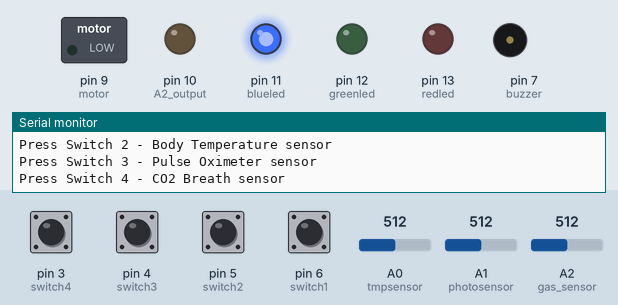
A sketch run on a simulated Arduino Uno, built with avr-gcc and run on an emulated ATmega328P. Parts: switched loads named in the sketch (green lamp = pin HIGH), output pins drawn as LEDs (lit = HIGH), buzzer (waves = sounding, pin HIGH), the last lines printed to the serial monitor. Dashed ring = blinking. The inputs (shaded band) are chosen by the test bench; at power-on: pin 3 (switch4), pin 4 (switch3), pin 5 (switch2), pin 6 (switch1) LOW, A2 (gas_sensor) = 512, A0 (tmpsensor) = 512, A1 (photosensor) = 512.

Above: at 1.3 s.
1.4 s: pin 3 (switch4) pulled HIGH for 0.15 s
At 1.49 s:
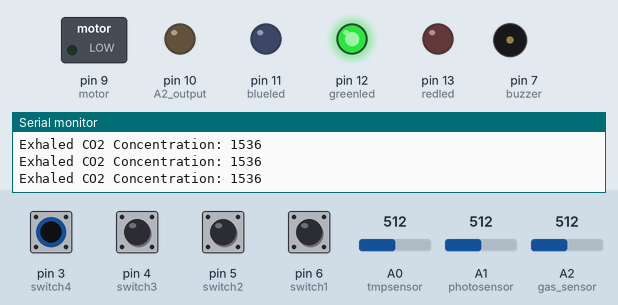
3.0 s: pin 4 (switch3) pulled HIGH for 0.15 s
At 3.08 s:
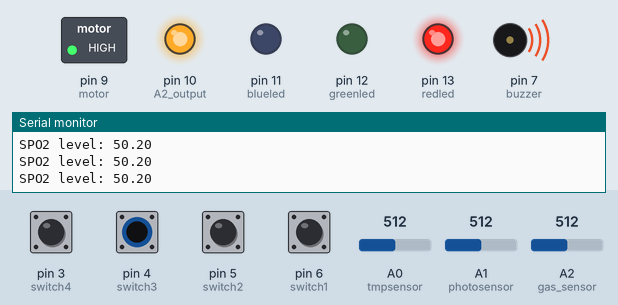
4.6 s: pin 5 (switch2) pulled HIGH for 0.15 s
At 4.68 s:
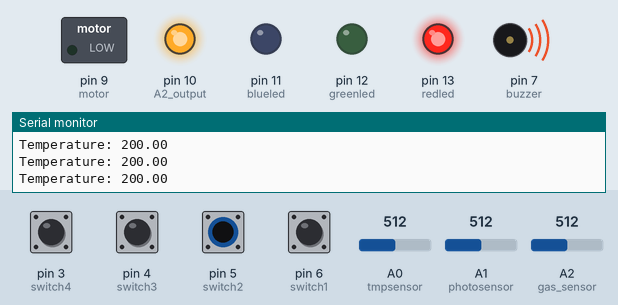
6.2 s: pin 3 (switch4) driven HIGH and pin 4 (switch3) driven HIGH
At 8.0 s:
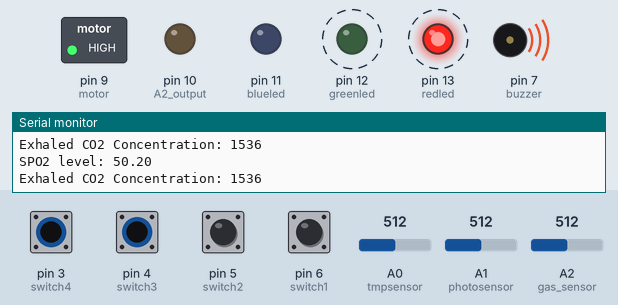
8.3 s: pin 5 (switch2) pulled HIGH for 1 s
10.8 s: A2 (gas_sensor) set to 306
Timing chart, 0 to 14.8 s (numbered marks = the images above; inputs shaded):
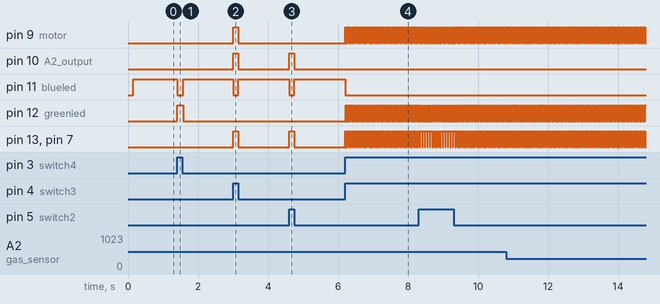

The sketch:

Arduino01.ino
```cpp
int switch1=6;
int switch2=5;
int switch3=4;
int switch4=3;
int buzzer=7;
int gas;
int  buttonPin = 8;    // the pin that the pushbutton is attached to
int redled = 13;
int greenled = 12;
int blueled =11;
int counter = 0;   // counter for the number of button presses
int buttonState = 0;         // current state of the button
int lastButtonState = 0;     // previous state of the button
float rate=0;
float time=0;
int tmpsensor = 0;
int photosensor = 1;
int motor = 9;
int A2_output = 10;
int warning;
int gas_sensor = A2;

void setup() {
  pinMode(buttonPin,INPUT);
  pinMode(buzzer,OUTPUT);
  pinMode(switch1,INPUT);
  pinMode(switch2,INPUT);
  pinMode(switch3,INPUT);
  pinMode(switch4,INPUT);
  pinMode(redled,OUTPUT);
  pinMode(greenled,OUTPUT);
  pinMode(blueled,OUTPUT);
  pinMode(motor,OUTPUT);
  pinMode(A2_output,OUTPUT);
  Serial.begin(10000);
  Serial.println("Welcome to Open Source CoVID Monitoring/ Diagnostic Kit");
  Serial.println("Press Switch 1 - Heart Rate sensor");
  Serial.println("Press Switch 2 - Body Temperature sensor");
  Serial.println("Press Switch 3 - Pulse Oximeter sensor");
  Serial.println("Press Switch 4 - CO2 Breath sensor");
  Serial.println("");
}

void loop() {
  int switch_value1= digitalRead(switch1);
  int switch_value2= digitalRead(switch2);
  int switch_value3= digitalRead(switch3);
  int switch_value4= digitalRead(switch4);
if (switch_value1 == HIGH) {
  buttonState = digitalRead(buttonPin);
  time=millis();
    // compare the buttonState to its previous state
  if (buttonState != lastButtonState) {
    // if the state has changed, increment the counter
    if (buttonState == HIGH) {
      counter=counter+1;
      rate = (counter/time)*10000;
      Serial.print("Heart Rate: "); Serial.print(rate);
      delay(50);
   if (rate < 50){
    Serial.println("  Bradycardia shocks !!");
    digitalWrite(redled,HIGH);
    digitalWrite(greenled,LOW);
    digitalWrite(blueled,LOW);
    digitalWrite(buzzer,HIGH);
    digitalWrite(motor,HIGH);
    warning = 1;
    delay(10);
  }
  if (rate > 100){
    Serial.println("  Tachycardia shocks !!");
    digitalWrite(redled,HIGH);
    digitalWrite(greenled,LOW);
    digitalWrite(blueled,LOW);
    digitalWrite(motor,HIGH);
    digitalWrite(buzzer,HIGH);
    warning = 1;
    delay(10);
  }
    if (rate>50 && rate<100) {
    Serial.println("  Normal Heart rate");
    digitalWrite(redled,LOW);
    digitalWrite(greenled,HIGH);
    digitalWrite(blueled,LOW);
    digitalWrite(buzzer,LOW);
    digitalWrite(motor,LOW);
    delay(10);
    warning = 0;
    }
   }
  }
  lastButtonState = buttonState;
  }
if (switch_value2 == HIGH) {
  // tmp sensor code //
int reading = analogRead(tmpsensor);
float voltage = reading*5.0;
voltage /=1024;
float temperatureC = (voltage - 0.5)*100 ;
Serial.print("Temperature: "); Serial.println(temperatureC);
delay(10);
  if (temperatureC < 32 && temperatureC > 40 ) {
     digitalWrite(buzzer,HIGH);
    digitalWrite(redled,HIGH);
    digitalWrite(greenled,LOW);
     digitalWrite(blueled,LOW);
    warning = 1;}
  if (temperatureC > 40) {
    digitalWrite(buzzer,HIGH);
    digitalWrite(redled,HIGH);
    digitalWrite(greenled,LOW);
        digitalWrite(blueled,LOW);
    warning = 1;}
  if (temperatureC > 32 && temperatureC < 40) {
    digitalWrite(buzzer,LOW);
    digitalWrite(redled,LOW);
    digitalWrite(greenled,HIGH);
        digitalWrite(blueled,LOW);
    warning = 0;}
  }
if (switch_value3 == HIGH) {
  // pulse oximeter code //
int absorbed_light = analogRead(photosensor);
float incident_light = 1020;
float spo2 = (absorbed_light)/(incident_light)*100;
Serial.print("SPO2 level: "); Serial.println(spo2);
delay(10);
  if (spo2 < 95) {
    digitalWrite(buzzer,HIGH);
    digitalWrite(motor,HIGH);
    digitalWrite(redled,HIGH);
    digitalWrite(greenled,LOW);
      digitalWrite(blueled,LOW);
    warning = 1;}
  if (spo2 >95) {
    digitalWrite(buzzer,LOW);
    digitalWrite(motor,LOW);
    digitalWrite(redled,LOW);
    digitalWrite(greenled,HIGH);
      digitalWrite(blueled,LOW);
    warning = 0;}
  }
if (switch_value4 == HIGH) {
  int gasval = analogRead(gas_sensor);
  gas = gasval*3;
  Serial.print("Exhaled CO2 Concentration: ");
  Serial.println(gas);
  delay(10);
  if (gas < 500) {
    digitalWrite(buzzer,HIGH);
    digitalWrite(motor,HIGH);
    digitalWrite(redled,HIGH);
    digitalWrite(greenled,LOW);
      digitalWrite(blueled,LOW);
    warning = 1;}
  if (gas >= 500) {
    digitalWrite(buzzer,LOW);
    digitalWrite(motor,LOW);
    digitalWrite(redled,LOW);
    digitalWrite(greenled,HIGH);
      digitalWrite(blueled,LOW);
    warning = 0;}
}
 if (switch_value1 == LOW && switch_value2 == LOW && switch_value3 == LOW && switch_value4 == LOW) {
    warning = 0;
    digitalWrite(redled,LOW);
    digitalWrite(blueled,HIGH);
    digitalWrite(greenled,LOW);
    digitalWrite(buzzer,LOW);
    digitalWrite(motor,LOW);}
digitalWrite(A2_output,warning);

}
```

Measured:
- after the input at 1.4 s, pin 11 (blueled): HIGH → LOW at once, → HIGH 0.17 s later; pin 12 (greenled): LOW → HIGH at once, → LOW 0.17 s later
- after the input at 3.0 s, pin 9 (motor), pin 10 (A2_output), pin 13 (redled), pin 7 (buzzer): LOW → HIGH at once, → LOW 0.14 s later; pin 11 (blueled): HIGH → LOW at once, → HIGH 0.14 s later
- after the input at 4.6 s, pin 10 (A2_output), pin 13 (redled), pin 7 (buzzer): LOW → HIGH at once, → LOW 0.14 s later; pin 11 (blueled): HIGH → LOW at once, → HIGH 0.14 s later
- after the input at 6.2 s, pin 9 (motor), pin 13 (redled), pin 7 (buzzer): alternates HIGH for 0.03 s and LOW for 0.02 s, starting at once; pin 11 (blueled): HIGH → LOW at once; pin 12 (greenled): alternates HIGH for 0.02 s and LOW for 0.03 s, starting at once
